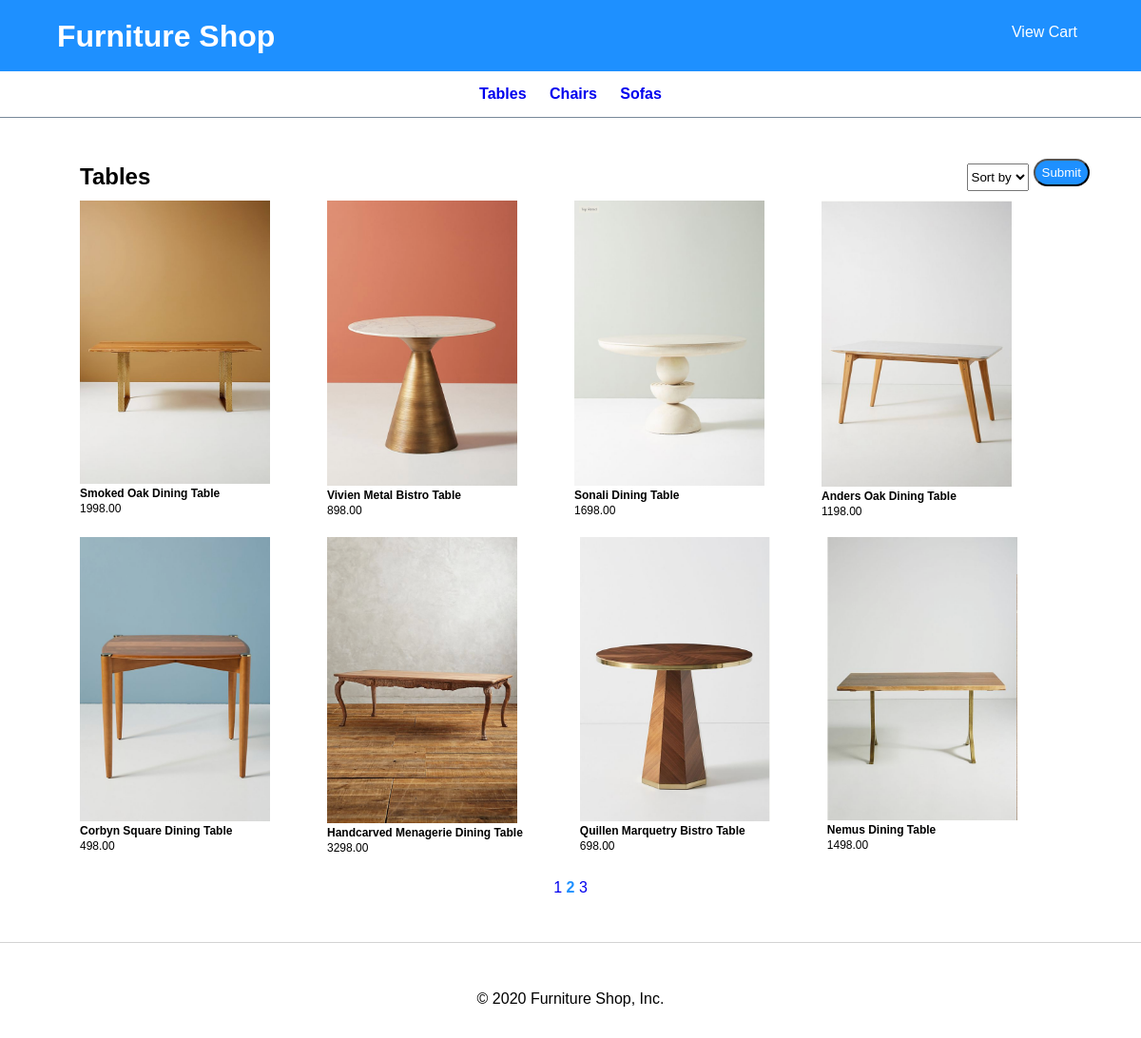
The app's page /index.php?category_id=1&page=2 with its own data.
### tables this page shows
CREATE TABLE categories (
  categoryID       INT(11)        NOT NULL   AUTO_INCREMENT,
  categoryName     VARCHAR(255)   NOT NULL,
  PRIMARY KEY (categoryID)
);

CREATE TABLE products (
  productID        INT(11)        NOT NULL   AUTO_INCREMENT,
  categoryID       INT(11)        NOT NULL,
  productCode      VARCHAR(10)    NOT NULL   UNIQUE,
  productName      VARCHAR(255)   NOT NULL,
  listPrice        DECIMAL(10,2)  NOT NULL,
  PRIMARY KEY (productID)
);

### model/category_db.php (called while the page is built, shortened)
<?php
function get_categories() {
    global $db;
    $query = 'SELECT * FROM categories
              ORDER BY categoryID';
    $statement = $db->prepare($query);
    $statement->execute();
    $categories = $statement->fetchAll();
    return $categories;
}
function get_category_name($category_id) {
    global $db;
    $query = 'SELECT * FROM categories
              WHERE categoryID = :category_id';
    $statement = $db->prepare($query);
    $statement->bindValue(':category_id', $category_id);
    $statement->execute();
    $category = $statement->fetch();
    $category_name = $category['categoryName'];
    return $category_name;
}
?>

### model/product_db.php (called while the page is built, shortened)
<?php
function get_products_by_category($category_id) {
    global $db;
    $query = 'SELECT * FROM products
              WHERE products.categoryID = :category_id
              ORDER BY productID';
    $statement = $db->prepare($query);
    $statement->bindValue(":category_id", $category_id);
    $statement->execute();
    $products = $statement->fetchAll();
    return $products;
}
?>

### view/product_list.php (the view, shortened to what this page needs)
<?php
    global $db;
    $page = 1;
    if(!empty($_GET['page'])) {
        $page = filter_input(INPUT_GET, 'page', FILTER_VALIDATE_INT);
    }
    $items_per_page = 8;
    $offset = ($page - 1) * $items_per_page;
    $sort_by = filter_input(INPUT_POST, 'sort_by');
    if ($sort_by == 'name') {
        $query = "SELECT * FROM products
            WHERE products.categoryID = :category_id
            ORDER BY productName ASC
            LIMIT " . $offset . "," . $items_per_page;
    } else if($sort_by == "price") {
        $query = "SELECT * FROM products
            WHERE products.categoryID = :category_id
            ORDER BY listPrice ASC
            LIMIT " . $offset . "," . $items_per_page;
    } else {
        $query = "SELECT * FROM products
            WHERE products.categoryID = :category_id
            ORDER BY productID
            LIMIT " . $offset . "," . $items_per_page;
    }
    $statement = $db->prepare($query);
    $statement->bindValue(":category_id", $category_id);
    $statement->execute();
    $prod_list = $statement->fetchAll();
?>
<?php include 'header.php'; ?>
<main>
    <section class="product-list-section">
        <h1><?php echo $category_name; ?></h1>
        <div class="sort-form">
            <form method="post">
                <select name="sort_by" id="sort">
                    <option value="" disabled selected hidden>Sort by</option>
                </select>
                <input class="btn sort-btn" type="submit" name="button" value="Submit"/>
            </form>
        </div>
        <ul class="product-list">
            <?php foreach ($prod_list as $product) : ?>
            <li>
                <a href="?action=view_product&amp;product_id=<?php echo $product['productID']; ?>">
                    <img src="images/<?php echo $product['productCode'] ?>.png" alt="<?php echo $product['productCode'] ?>.png" id="prodlist-img">
                </a>
                <strong>
                <a href="?action=view_product&amp;product_id=<?php echo $product['productID']; ?>">
                    <?php echo $product['productName']; ?>
                </a>
                </strong>
                <p>
                    <?php echo $product['listPrice']; ?>
                </p>
            </li>
            <?php endforeach; ?>
        </ul>
    </section>
    <div class="pagination">
        <?php
            $page_count = ceil(count($products) / $items_per_page);
            for ($i = 1; $i <= $page_count; $i++) {
                if ($i === $page) {
                    echo "<strong class='page-active'>".$i."</strong>" . " ";
                } else {
                    echo "<a href='index.php?category_id=".$category_id."&page=".$i."'>".$i."</a> ";
                }
            }
        ?>
    </div>
</main>
<?php include 'footer.php'; ?>

### view/header.php (shortened to what this page needs)
<!DOCTYPE html>
<html>
<head>
    <link href="/ecommerce/main.css" rel="stylesheet" type="text/css">
</head>
<body>
<header class="header-container">
    <h1 class="shop-title">Furniture Shop</h1>
    <div class="cart-btn">
            <a href="./cart">View Cart</a>
    </div>
</header>
<aside class="nav-bar">
    <nav>
        <ul class="cat-list">
            <?php foreach($categories as $category) : ?>
            <li>
                <a href="?category_id=<?php echo $category['categoryID']; ?>">
                    <?php echo $category['categoryName']; ?>
                </a>
            </li>
            <?php endforeach; ?>
        </ul>
    </nav>
</aside>

### main.css (style rules this page uses)
*, *::after, *::before { margin: 0; padding: 0; box-sizing: inherit; }
body { font-family: Arial, Helvetica, sans-serif; font-size: 1rem; }
a { text-decoration: none; }
li { list-style: none; }
.btn { background-color: dodgerblue; color: white; padding: 5px 7px; border-radius: 25px; }
header.header-container { width: 100%; height: 75px; background-color: dodgerblue; color: white; }
h1.shop-title { display: inline-block; float: left; position: relative; top: 50%; left: 5%; transform: translateY(-50%); }
.cat-list li { display: inline-block; padding: 5px 10px; font-weight: bold; }
aside.nav-bar { padding: 10px 0 10px 0; border-bottom: 1px solid lightslategrey; }
ul.cat-list { text-align: center; }
main { width: 91%; margin: 0 auto; margin-top: 3rem; margin-bottom: 3rem; }
.cart-btn { float: right; position: relative; top: 25px; right: 5%; }
.cart-btn a { color: white; padding: 5px 7px; border-radius: 25px; }
#prodlist-img { width: 200px; }
.product-list-section h1 { padding-left: 30px; display: inline-block; }
.product-list li { padding: 10px 30px 10px 30px; }
.product-list a { display: block; font-size: 12px; color: black; }
.product-list p { font-size: 12px; margin-top: 2px; }
.product-list { display: flex; flex-wrap: wrap; clear: both; }
.sort-form { float: right; }
.sort-form form { display: inline-flex; }
.sort-form input { margin-left: 5px; }
input.btn.sort-btn { position: relative; bottom: 5px; }
.pagination { margin-top: 1rem; text-align: center; }
.page-active { color: dodgerblue; }

### records on screen
categories: categoryName "Tables"
categories: categoryName "Chairs"
categories: categoryName "Sofas"
products: productCode (picture), productName "Smoked Oak Dining Table", listPrice "1998.00"
products: productCode (picture), productName "Vivien Metal Bistro Table", listPrice "898.00"
products: productCode (picture), productName "Sonali Dining Table", listPrice "1698.00"
products: productCode (picture), productName "Anders Oak Dining Table", listPrice "1198.00"
products: productCode (picture), productName "Corbyn Square Dining Table", listPrice "498.00"
products: productCode (picture), productName "Handcarved Menagerie Dining Table", listPrice "3298.00"
products: productCode (picture), productName "Quillen Marquetry Bistro Table", listPrice "698.00"
products: productCode (picture), productName "Nemus Dining Table", listPrice "1498.00"
